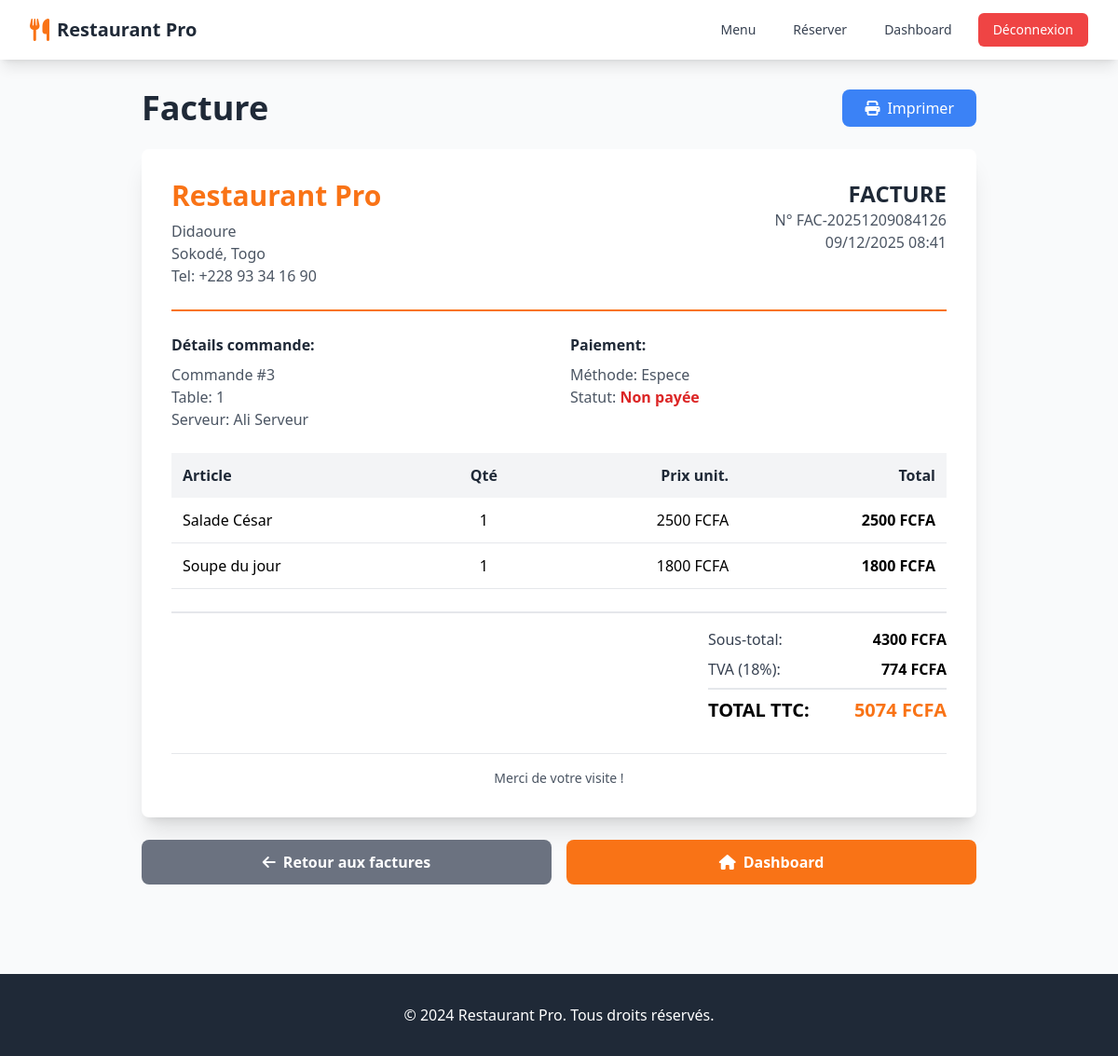
/factures/2/ (signed in), run on the app's committed database.
### restaurant/models.py (models this page shows, shortened)
class Facture(models.Model):
    METHODE_PAIEMENT_CHOICES = [
        ('ESPECE', 'Espece'),
        ('CARTE', 'Carte bancaire'),
        ('MOBILE', 'Mobile money'),
    ]
    commande = models.OneToOneField(
        Commande,
        on_delete=models.CASCADE,
        related_name='facture'
    )
    numero_facture = models.CharField(
        max_length=50,
        unique=True
    )
    montant_total = models.DecimalField(
        max_digits=10,
        decimal_places=2
    )
    tva = models.DecimalField(
        max_digits=10,
        decimal_places=2,
        default=Decimal('0.00')
    )
    montant_ttc = models.DecimalField(
        max_digits=10,
        decimal_places=2
    )
    methode_paiement = models.CharField(
        max_length=20,
        choices=METHODE_PAIEMENT_CHOICES
    )
    date_emission = models.DateTimeField(auto_now_add=True)
    payee = models.BooleanField(default=False)
    class Meta:
        verbose_name = "Facture"
        verbose_name_plural = "Factures"
        ordering = ['-date_emission']

class Commande(models.Model):
    STATUS_CHOICES = [
        ('EN_COURS', 'En cours'),
        ('PRETE', 'Prete'),
        ('SERVIE', 'Servie'),
        ('PAYEE', 'Payee'),
    ]
    table = models.ForeignKey(
        Table,
        on_delete=models.CASCADE,
        related_name='commandes'
    )
    serveur = models.ForeignKey(
        User,
        on_delete=models.SET_NULL,
        null=True,
        related_name='commandes'
    )
    date_creation = models.DateTimeField(auto_now_add=True)
    statut = models.CharField(
        max_length=20,
        choices=STATUS_CHOICES,
        default='EN_COURS'
    )
    notes = models.TextField(blank=True)
    class Meta:
        verbose_name = "Commande"
        verbose_name_plural = "Commandes"
        ordering = ['-date_creation']

class Table(models.Model):
    numero = models.IntegerField(unique=True)
    capacite = models.IntegerField(
        validators=[MinValueValidator(1)]
    )
    disponible = models.BooleanField(default=True)
    class Meta:
        verbose_name = "Table"
        verbose_name_plural = "Tables"
        ordering = ['numero']

class ItemCommande(models.Model):
    commande = models.ForeignKey(
        Commande,
        on_delete=models.CASCADE,
        related_name='items'
    )
    plat = models.ForeignKey(
        Plat,
        on_delete=models.CASCADE
    )
    quantite = models.IntegerField(
        default=1,
        validators=[MinValueValidator(1)]
    )
    prix_unitaire = models.DecimalField(
        max_digits=10,
        decimal_places=2
    )
    notes = models.TextField(blank=True)
    class Meta:
        verbose_name = "Item de commande"
        verbose_name_plural = "Items de commande"
    def subtotal(self):
        return self.quantite * self.prix_unitaire

class Plat(models.Model):
    nom = models.CharField(max_length=200)
    description = models.TextField()
    prix = models.DecimalField(
        max_digits=10,
        decimal_places=2,
        validators=[MinValueValidator(Decimal('0.01'))]
    )
    categorie = models.ForeignKey(
        Categorie,
        on_delete=models.CASCADE,
        related_name='plats'
    )
    image = models.ImageField(
        upload_to='plats/',
        blank=True,
        null=True
    )
    disponible = models.BooleanField(default=True)
    date_creation = models.DateTimeField(auto_now_add=True)
    class Meta:
        verbose_name = "Plat"
        verbose_name_plural = "Plats"
        ordering = ['categorie', 'nom']

### restaurant/views.py (the view)
@login_required
def detail_facture(request, facture_id):
    facture = get_object_or_404(
        Facture.objects.select_related('commande__table'),
        id=facture_id
    )
    context = {
        'facture': facture,
    }
    return render(request, 'restaurant/detail_facture.html', context)

### restaurant/templates/restaurant/detail_facture.html (shortened to what this page needs)
{% extends 'restaurant/base.html' %}
{% block content %}
<div class="max-w-4xl mx-auto">
    <div class="mb-6 flex justify-between items-center">
        <h1 class="text-4xl font-bold text-gray-800">Facture</h1>
        <button onclick="window.print()" class="bg-blue-500 text-white px-6 py-2 rounded-lg hover:bg-blue-600">
            <i class="fas fa-print mr-2"></i>Imprimer
        </button>
    </div>
    <div id="facture-print" class="bg-white rounded-lg shadow-xl p-8">
        <div class="border-b-2 border-orange-500 pb-6 mb-6">
            <div class="flex justify-between items-start">
                <div>
                    <h2 class="text-3xl font-bold text-orange-500 mb-2">Restaurant Pro</h2>
                    <p class="text-gray-600">Didaoure</p>
                    <p class="text-gray-600">Sokodé, Togo</p>
                    <p class="text-gray-600">Tel: +228 93 34 16 90</p>
                </div>
                <div class="text-right">
                    <p class="text-2xl font-bold text-gray-800">FACTURE</p>
                    <p class="text-gray-600">N° {{ facture.numero_facture }}</p>
                    <p class="text-gray-600">{{ facture.date_emission|date:"d/m/Y H:i" }}</p>
                </div>
            </div>
        </div>
        <div class="grid grid-cols-2 gap-6 mb-6">
            <div>
                <h3 class="font-bold text-gray-800 mb-2">Détails commande:</h3>
                <p class="text-gray-600">Commande #{{ facture.commande.id }}</p>
                <p class="text-gray-600">Table: {{ facture.commande.table.numero }}</p>
                <p class="text-gray-600">Serveur: {{ facture.commande.serveur.get_full_name }}</p>
            </div>
            <div>
                <h3 class="font-bold text-gray-800 mb-2">Paiement:</h3>
                <p class="text-gray-600">Méthode: {{ facture.get_methode_paiement_display }}</p>
                <p class="text-gray-600">
                    Statut:
                    {% if facture.payee %}
                    <span class="text-green-600 font-semibold">Payée</span>
                    {% else %}
                    <span class="text-red-600 font-semibold">Non payée</span>
                    {% endif %}
                </p>
            </div>
        </div>
        <div class="mb-6">
            <table class="w-full">
                <thead class="bg-gray-100">
                    <tr>
                        <th class="text-left p-3 font-bold text-gray-800">Article</th>
                        <th class="text-center p-3 font-bold text-gray-800">Qté</th>
                        <th class="text-right p-3 font-bold text-gray-800">Prix unit.</th>
                        <th class="text-right p-3 font-bold text-gray-800">Total</th>
                    </tr>
                </thead>
                <tbody>
                    {% for item in facture.commande.items.all %}
                    <tr class="border-b">
                        <td class="p-3">{{ item.plat.nom }}</td>
                        <td class="p-3 text-center">{{ item.quantite }}</td>
                        <td class="p-3 text-right">{{ item.prix_unitaire|floatformat:0 }} FCFA</td>
                        <td class="p-3 text-right font-semibold">{{ item.subtotal|floatformat:0 }} FCFA</td>
                    </tr>
                    {% endfor %}
                </tbody>
            </table>
        </div>
        <div class="border-t-2 pt-4">
            <div class="flex justify-end">
                <div class="w-64 space-y-2">
                    <div class="flex justify-between">
                        <span class="text-gray-700">Sous-total:</span>
                        <span class="font-semibold">{{ facture.montant_total|floatformat:0 }} FCFA</span>
                    </div>
                    <div class="flex justify-between">
                        <span class="text-gray-700">TVA (18%):</span>
                        <span class="font-semibold">{{ facture.tva|floatformat:0 }} FCFA</span>
                    </div>
                    <div class="flex justify-between text-xl font-bold border-t-2 pt-2">
                        <span>TOTAL TTC:</span>
                        <span class="text-orange-500">{{ facture.montant_ttc|floatformat:0 }} FCFA</span>
                    </div>
                </div>
            </div>
        </div>
        <div class="mt-8 text-center text-gray-600 text-sm border-t pt-4">
            <p>Merci de votre visite !</p>
        </div>
    </div>
    <div class="mt-6 flex gap-4">
        <a href="{% url 'liste_factures' %}" class="flex-1 bg-gray-500 text-white px-6 py-3 rounded-lg hover:bg-gray-600 text-center font-semibold">
            <i class="fas fa-arrow-left mr-2"></i>Retour aux factures
        </a>
        <a href="{% url 'dashboard' %}" class="flex-1 bg-orange-500 text-white px-6 py-3 rounded-lg hover:bg-orange-600 text-center font-semibold">
            <i class="fas fa-home mr-2"></i>Dashboard
        </a>
    </div>
</div>
{% endblock %}

### data on the page
Facture: numero_facture "FAC-20251209084126", date_emission "09/12/2025 08:41", commande.id "3", commande.table.numero "1", commande.serveur.get_full_name "Ali Serveur", methode_paiement "Espece", montant_total "4300", tva "774", montant_ttc "5074"
ItemCommande: plat.nom "Salade César", quantite "1", prix_unitaire "2500", subtotal "2500"
ItemCommande: plat.nom "Soupe du jour", quantite "1", prix_unitaire "1800", subtotal "1800"
